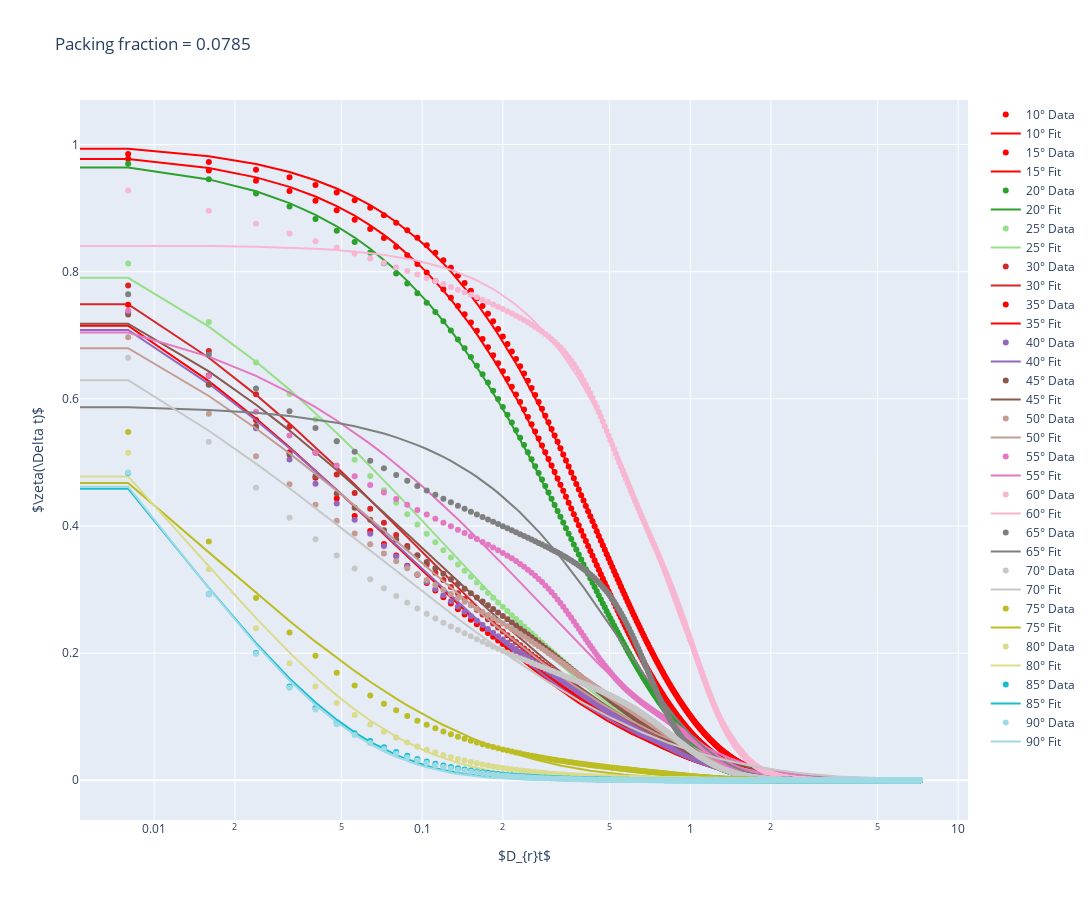

The code cell stored with this chart in its notebook:
### Code cell
def plot_persistence():
    fig = go.Figure()
    for j,file_path in enumerate(filePaths):
        theta = theta_list[j]

        x, y, z = extract_dat_from_file(file_path)
        x = [i * Dr for i in x]
        params, covariance = curve_fit(Persistence_fit, x[:], z[:], maxfev=20000)
        params, covariance = curve_fit(Persistence_fit, x[:], z[:], maxfev=20000, method='trf')
        print(f"Parameters for curve {theta}: a = {params[0]:.10f}, b = {params[1]:.10f}, c = {params[2]:.10f}")
        color = plt.cm.tab20(theta / 90)
        fig.add_trace(go.Scatter(x=x, y=z, mode='markers', name=f'{theta}° Data', marker=dict(color=f'rgba{color}')))
        fig.add_trace(go.Scatter(x=x, y=Persistence_fit(x, *params), mode='lines', name=f'{theta}° Fit', line=dict(color=f'rgba{color}')))

    fig.update_layout(
        xaxis_type="log",
        xaxis_title='$D_{r}t$',
        yaxis_title='$\\zeta(\\Delta t)$',
        title=f'Packing fraction = {packing_fraction}',
        width=1500,
        height=900,
    )
    fig.update_xaxes(range=[-2, None])
    fig.write_html(r'D:\Codebase\BasicFluidSimulation\RMC\Main\averaged_configuration\persistence_plot\Persistence.html')
    fig.show()
plot_persistence()

### Figure 1 — Plotly figure (JSON) as saved in the notebook; plotly's stock layout.template omitted (floating-point values rounded to 4 significant figures; data arrays with more than 128 entries replaced by an {"elided": "..."} marker saying what was removed)
{"data": [{"marker": {"color": "rgba(1.0, 0.4980392156862745, 0.054901960784313725, 1.0)"}, "mode": "markers", "name": "10° Data", "type": "scatter", "x": {"elided": "900 float values"}, "y": {"elided": "900 float values"}}, {"line": {"color": "rgba(1.0, 0.4980392156862745, 0.054901960784313725, 1.0)"}, "mode": "lines", "name": "10° Fit", "type": "scatter", "x": {"elided": "900 float values"}, "y": {"elided": "900 float values"}}, {"marker": {"color": "rgba(1.0, 0.7333333333333333, 0.47058823529411764, 1.0)"}, "mode": "markers", "name": "15° Data", "type": "scatter", "x": {"elided": "900 float values"}, "y": {"elided": "900 float values"}}, {"line": {"color": "rgba(1.0, 0.7333333333333333, 0.47058823529411764, 1.0)"}, "mode": "lines", "name": "15° Fit", "type": "scatter", "x": {"elided": "900 float values"}, "y": {"elided": "900 float values"}}, {"marker": {"color": "rgba(0.17254901960784313, 0.6274509803921569, 0.17254901960784313, 1.0)"}, "mode": "markers", "name": "20° Data", "type": "scatter", "x": {"elided": "900 float values"}, "y": {"elided": "900 float values"}}, {"line": {"color": "rgba(0.17254901960784313, 0.6274509803921569, 0.17254901960784313, 1.0)"}, "mode": "lines", "name": "20° Fit", "type": "scatter", "x": {"elided": "900 float values"}, "y": {"elided": "900 float values"}}, {"marker": {"color": "rgba(0.596078431372549, 0.8745098039215686, 0.5411764705882353, 1.0)"}, "mode": "markers", "name": "25° Data", "type": "scatter", "x": {"elided": "900 float values"}, "y": {"elided": "900 float values"}}, {"line": {"color": "rgba(0.596078431372549, 0.8745098039215686, 0.5411764705882353, 1.0)"}, "mode": "lines", "name": "25° Fit", "type": "scatter", "x": {"elided": "900 float values"}, "y": {"elided": "900 float values"}}, {"marker": {"color": "rgba(0.8392156862745098, 0.15294117647058825, 0.1568627450980392, 1.0)"}, "mode": "markers", "name": "30° Data", "type": "scatter", "x": {"elided": "900 float values"}, "y": {"elided": "900 float values"}}, {"line": {"color": "rgba(0.8392156862745098, 0.15294117647058825, 0.1568627450980392, 1.0)"}, "mode": "lines", "name": "30° Fit", "type": "scatter", "x": {"elided": "900 float values"}, "y": {"elided": "900 float values"}}, {"marker": {"color": "rgba(1.0, 0.596078431372549, 0.5882352941176471, 1.0)"}, "mode": "markers", "name": "35° Data", "type": "scatter", "x": {"elided": "900 float values"}, "y": {"elided": "900 float values"}}, {"line": {"color": "rgba(1.0, 0.596078431372549, 0.5882352941176471, 1.0)"}, "mode": "lines", "name": "35° Fit", "type": "scatter", "x": {"elided": "900 float values"}, "y": {"elided": "900 float values"}}, {"marker": {"color": "rgba(0.5803921568627451, 0.403921568627451, 0.7411764705882353, 1.0)"}, "mode": "markers", "name": "40° Data", "type": "scatter", "x": {"elided": "900 float values"}, "y": {"elided": "900 float values"}}, {"line": {"color": "rgba(0.5803921568627451, 0.403921568627451, 0.7411764705882353, 1.0)"}, "mode": "lines", "name": "40° Fit", "type": "scatter", "x": {"elided": "900 float values"}, "y": {"elided": "900 float values"}}, {"marker": {"color": "rgba(0.5490196078431373, 0.33725490196078434, 0.29411764705882354, 1.0)"}, "mode": "markers", "name": "45° Data", "type": "scatter", "x": {"elided": "900 float values"}, "y": {"elided": "900 float values"}}, {"line": {"color": "rgba(0.5490196078431373, 0.33725490196078434, 0.29411764705882354, 1.0)"}, "mode": "lines", "name": "45° Fit", "type": "scatter", "x": {"elided": "900 float values"}, "y": {"elided": "900 float values"}}, {"marker": {"color": "rgba(0.7686274509803922, 0.611764705882353, 0.5803921568627451, 1.0)"}, "mode": "markers", "name": "50° Data", "type": "scatter", "x": {"elided": "900 float values"}, "y": {"elided": "900 float values"}}, {"line": {"color": "rgba(0.7686274509803922, 0.611764705882353, 0.5803921568627451, 1.0)"}, "mode": "lines", "name": "50° Fit", "type": "scatter", "x": {"elided": "900 float values"}, "y": {"elided": "900 float values"}}, {"marker": {"color": "rgba(0.8901960784313725, 0.4666666666666667, 0.7607843137254902, 1.0)"}, "mode": "markers", "name": "55° Data", "type": "scatter", "x": {"elided": "900 float values"}, "y": {"elided": "900 float values"}}, {"line": {"color": "rgba(0.8901960784313725, 0.4666666666666667, 0.7607843137254902, 1.0)"}, "mode": "lines", "name": "55° Fit", "type": "scatter", "x": {"elided": "900 float values"}, "y": {"elided": "900 float values"}}, {"marker": {"color": "rgba(0.9686274509803922, 0.7137254901960784, 0.8235294117647058, 1.0)"}, "mode": "markers", "name": "60° Data", "type": "scatter", "x": {"elided": "900 float values"}, "y": {"elided": "900 float values"}}, {"line": {"color": "rgba(0.9686274509803922, 0.7137254901960784, 0.8235294117647058, 1.0)"}, "mode": "lines", "name": "60° Fit", "type": "scatter", "x": {"elided": "900 float values"}, "y": {"elided": "900 float values"}}, {"marker": {"color": "rgba(0.4980392156862745, 0.4980392156862745, 0.4980392156862745, 1.0)"}, "mode": "markers", "name": "65° Data", "type": "scatter", "x": {"elided": "900 float values"}, "y": {"elided": "900 float values"}}, {"line": {"color": "rgba(0.4980392156862745, 0.4980392156862745, 0.4980392156862745, 1.0)"}, "mode": "lines", "name": "65° Fit", "type": "scatter", "x": {"elided": "900 float values"}, "y": {"elided": "900 float values"}}, {"marker": {"color": "rgba(0.7803921568627451, 0.7803921568627451, 0.7803921568627451, 1.0)"}, "mode": "markers", "name": "70° Data", "type": "scatter", "x": {"elided": "900 float values"}, "y": {"elided": "900 float values"}}, {"line": {"color": "rgba(0.7803921568627451, 0.7803921568627451, 0.7803921568627451, 1.0)"}, "mode": "lines", "name": "70° Fit", "type": "scatter", "x": {"elided": "900 float values"}, "y": {"elided": "900 float values"}}, {"marker": {"color": "rgba(0.7372549019607844, 0.7411764705882353, 0.13333333333333333, 1.0)"}, "mode": "markers", "name": "75° Data", "type": "scatter", "x": {"elided": "900 float values"}, "y": {"elided": "900 float values"}}, {"line": {"color": "rgba(0.7372549019607844, 0.7411764705882353, 0.13333333333333333, 1.0)"}, "mode": "lines", "name": "75° Fit", "type": "scatter", "x": {"elided": "900 float values"}, "y": {"elided": "900 float values"}}, {"marker": {"color": "rgba(0.8588235294117647, 0.8588235294117647, 0.5529411764705883, 1.0)"}, "mode": "markers", "name": "80° Data", "type": "scatter", "x": {"elided": "900 float values"}, "y": {"elided": "900 float values"}}, {"line": {"color": "rgba(0.8588235294117647, 0.8588235294117647, 0.5529411764705883, 1.0)"}, "mode": "lines", "name": "80° Fit", "type": "scatter", "x": {"elided": "900 float values"}, "y": {"elided": "900 float values"}}, {"marker": {"color": "rgba(0.09019607843137255, 0.7450980392156863, 0.8117647058823529, 1.0)"}, "mode": "markers", "name": "85° Data", "type": "scatter", "x": {"elided": "900 float values"}, "y": {"elided": "900 float values"}}, {"line": {"color": "rgba(0.09019607843137255, 0.7450980392156863, 0.8117647058823529, 1.0)"}, "mode": "lines", "name": "85° Fit", "type": "scatter", "x": {"elided": "900 float values"}, "y": {"elided": "900 float values"}}, {"marker": {"color": "rgba(0.6196078431372549, 0.8549019607843137, 0.8980392156862745, 1.0)"}, "mode": "markers", "name": "90° Data", "type": "scatter", "x": {"elided": "900 float values"}, "y": {"elided": "900 float values"}}, {"line": {"color": "rgba(0.6196078431372549, 0.8549019607843137, 0.8980392156862745, 1.0)"}, "mode": "lines", "name": "90° Fit", "type": "scatter", "x": {"elided": "900 float values"}, "y": {"elided": "900 float values"}}], "layout": {"height": 900, "title": {"text": "Packing fraction = 0.0785"}, "width": 1500, "xaxis": {"range": [-2, null], "title": {"text": "$D_{r}t$"}, "type": "log"}, "yaxis": {"title": {"text": "$\\zeta(\\Delta t)$"}}}}
